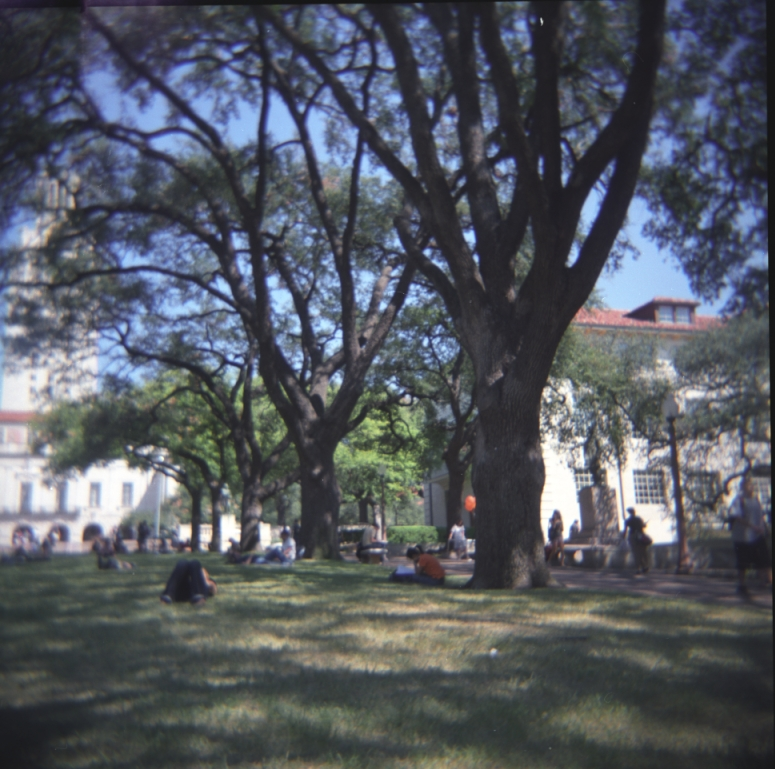
#> input picture ps1/inputSeamCarvingMall.jpg, 775 x 769 px
$ python -i energy_image.py   (imports and definitions only)   (older library calls are emulated)
#> lines starting #> are read from the running program, lines starting #| are printed output that depends on the picture
# -*- coding: utf-8 -*-
"""
Created on Sat Sep 12 12:39:12 2015

@author: sbhal
"""

import numpy as np
from scipy import ndimage

def rgb2gray(rgb):
    return np.dot(rgb[...,:3], [0.299, 0.587, 0.144])
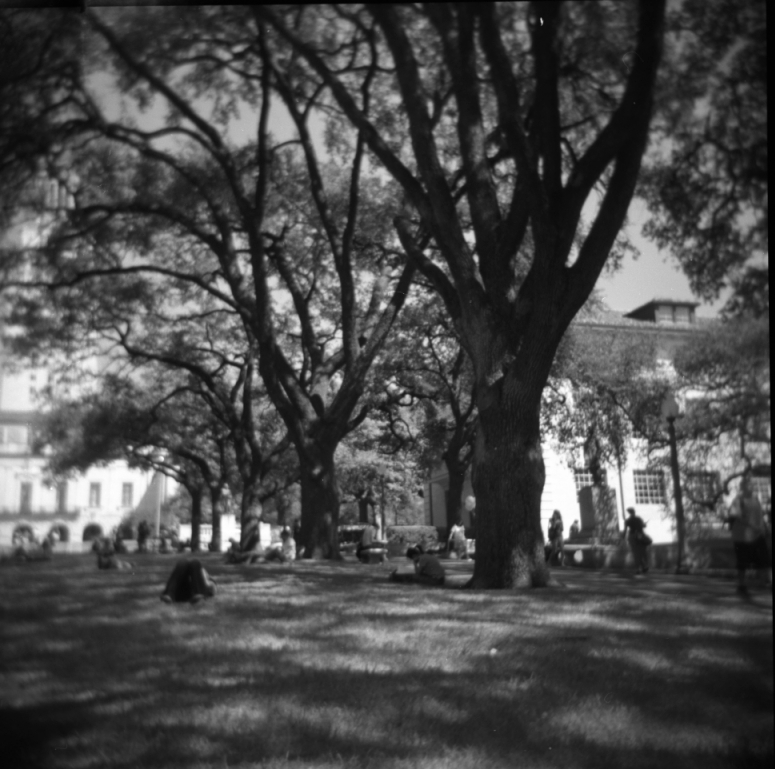
#> returned value: shape (769, 775) float64; min 20.31, max 262.6, mean 90.9; drawn with min black and max white
def im2double(im):
    min_val = np.min(im.ravel())
#> min_val = 20.31
    max_val = np.max(im.ravel())
#> max_val = 262.6
    out = (im.astype('float') - min_val) / (max_val - min_val)
    return out
xGrad = np.array([-1, 1]).reshape(2,1)
yGrad = np.array([[-1], [1]])


def getElement (r, c, energyImage):
    rows, cols = energyImage.shape
    if (r <0) or (r >= rows) or (c<0) or (c >= cols) :
        return 1e10
    else:
        return energyImage[r][c]

def energy_image (im):
    gray_img = rgb2gray(im)
    double_img = im2double(gray_img)
    xconvolution = ndimage.convolve(double_img, xGrad, mode='constant', cval=0.0)
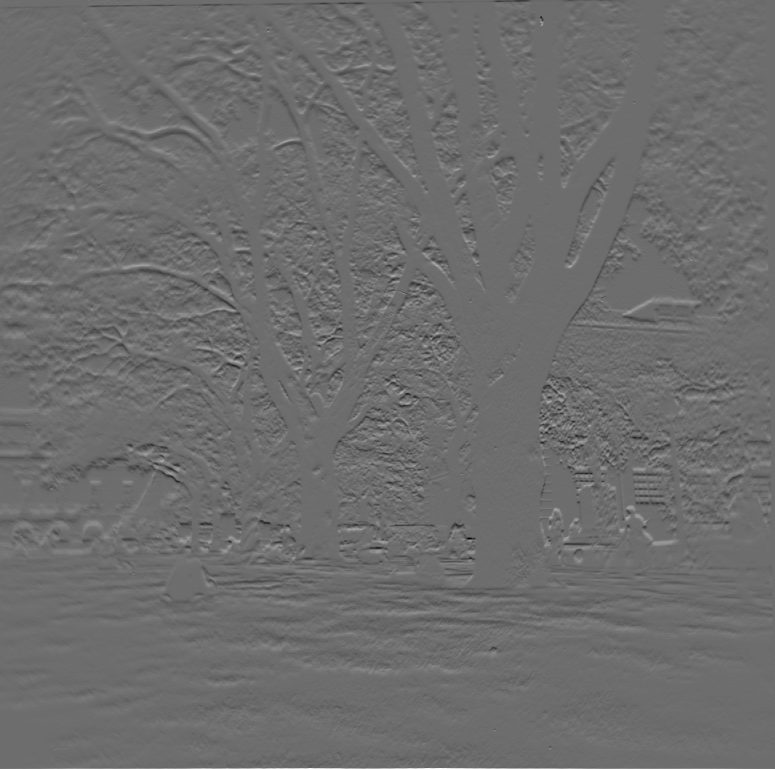
#> xconvolution: shape (769, 775) float64; min -0.443, max 0.59, mean 8.7e-05; drawn with min black and max white
    yconvolution = ndimage.convolve(double_img, yGrad,  mode='constant', cval=0.0)
    gradient_img = np.sqrt(np.square(xconvolution) + np.square(yconvolution))
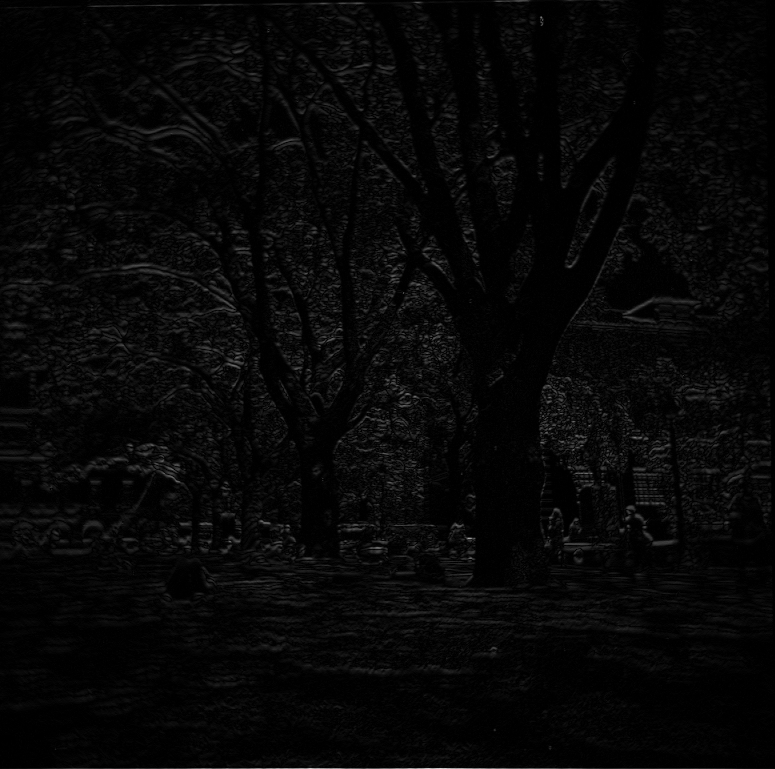
#> gradient_img: shape (769, 775) float64; min 0, max 0.835, mean 0.0288
    return im2double(gradient_img)

def energy_image_2 (im):
    gray_img = rgb2gray(im)
    double_img = im2double(gray_img)
    dx = ndimage.sobel(im, 0)  # horizontal derivative
    dy = ndimage.sobel(im, 1)  # vertical derivative
    mag = numpy.hypot(dx, dy)  # magnitude
    mag *= 255.0 / numpy.max(mag)  # normalize (Q&D)
    scipy.misc.imsave('sobel.jpg', mag)
    #gradient_img = ndimage.filters.sobel(double_img, axis=-1, output=None, mode='reflect', cval=0.0)
    return im2double(gradient_img)

>>> import cv2
>>> picture = cv2.cvtColor(cv2.imread('inputSeamCarvingMall.jpg'), cv2.COLOR_BGR2RGB)
>>> result = energy_image(picture)

$ run again, on ps1/inputSeamCarvingPrague.jpg
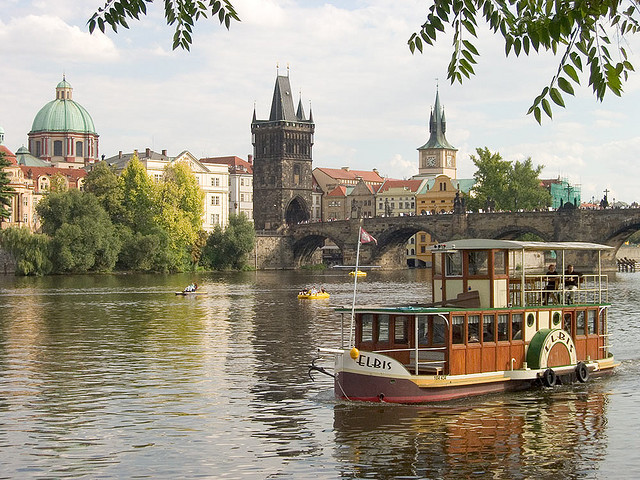
#> input picture ps1/inputSeamCarvingPrague.jpg, 640 x 480 px
#> in rgb2gray, `return np.dot(rgb[...,:3], [0.299, 0.587, 0.144])`:
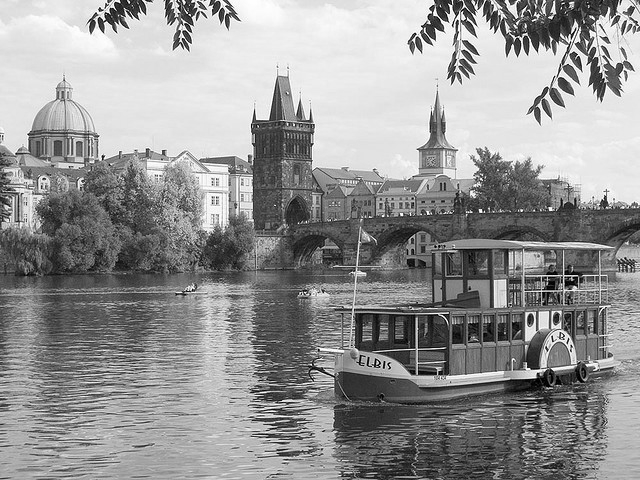
#> returned value: shape (480, 640) float64; min 0, max 262.6, mean 153.8; drawn with min black and max white
#> min_val = 0
#> max_val = 262.6
#> in energy_image, `gradient_img = np.sqrt(np.square(xconvolution) + np.square(yconvolutio..`:
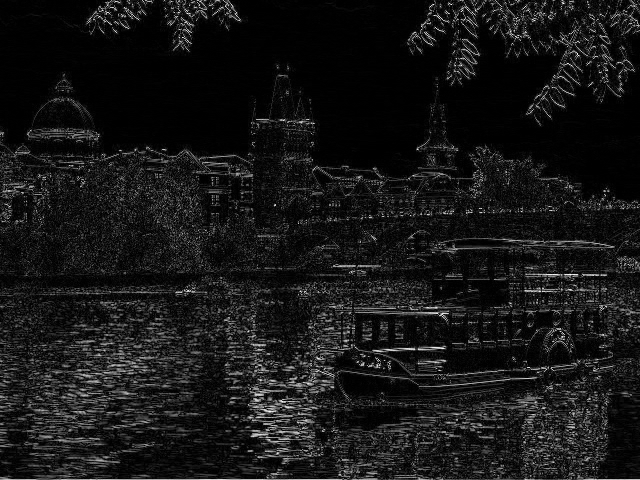
#> gradient_img: shape (480, 640) float64; min 0, max 1.35, mean 0.122; drawn with min black and max white

$ run again, on ps1/ques6_1_resize.jpg
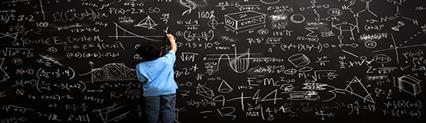
#> input picture ps1/ques6_1_resize.jpg, 426 x 123 px
#> min_val = 0
#> max_val = 261.6
#> in energy_image, `xconvolution = ndimage.convolve(double_img, xGrad, mode='constant', cv..`:
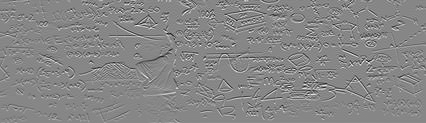
#> xconvolution: shape (123, 426) float64; min -0.827, max 0.739, mean 0.0016; drawn with min black and max white
#> in energy_image, `gradient_img = np.sqrt(np.square(xconvolution) + np.square(yconvolutio..`:
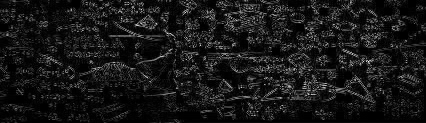
#> gradient_img: shape (123, 426) float64; min 0, max 1.17, mean 0.108; drawn with min black and max white
